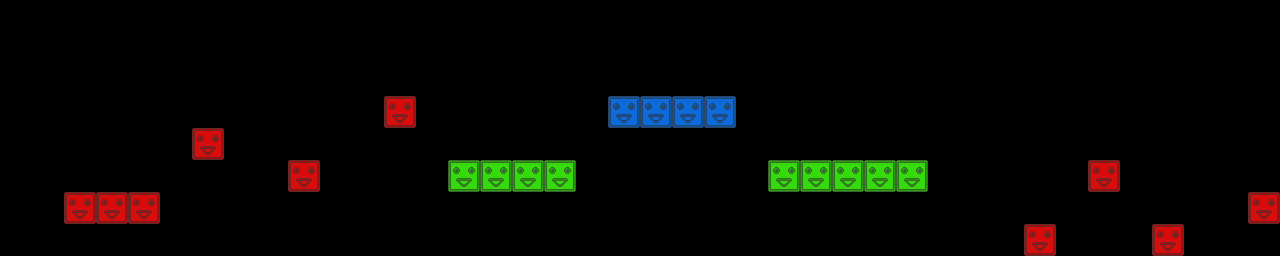

Below is a game level as drawn by its tile map, then a one-line description and the .tmx that defines it (tile-layer data replaced by summaries):
An orthogonal 40x8 tile map with 32x32 px tiles, 3 tile layers (red, green, blue) and 9 objects.

<map version="1.0" orientation="orthogonal" renderorder="right-down" width="40" height="8" tilewidth="32" tileheight="32">
 <tileset firstgid="1" name="blocks" tilewidth="32" tileheight="32">
  <image source="blocks.png" width="96" height="32" />
 </tileset>
 <layer name="red" width="40" height="8">
  <data>[320 cells, 10 non-empty, 1 distinct tile ids]</data>
 </layer>
 <layer name="green" width="40" height="8">
  <data>[320 cells, 9 non-empty, 1 distinct tile ids]</data>
 </layer>
 <layer name="blue" width="40" height="8">
  <data>[320 cells, 4 non-empty, 1 distinct tile ids]</data>
 </layer>
 <objectgroup name="crystals">
  <object x="501" y="140">
   <ellipse />
  </object>
  <object x="695" y="63">
   <ellipse />
  </object>
  <object x="826" y="121">
   <ellipse />
  </object>
  <object x="1053" y="177">
   <ellipse />
  </object>
  <object x="1165" y="182">
   <ellipse />
  </object>
  <object x="1260" y="166">
   <ellipse />
  </object>
  <object x="303" y="130">
   <ellipse />
  </object>
 </objectgroup>
 <objectgroup name="spikes">
  <object x="973" y="184">
   <ellipse />
  </object>
  <object x="892" y="144">
   <ellipse />
  </object>
 </objectgroup>
</map>
